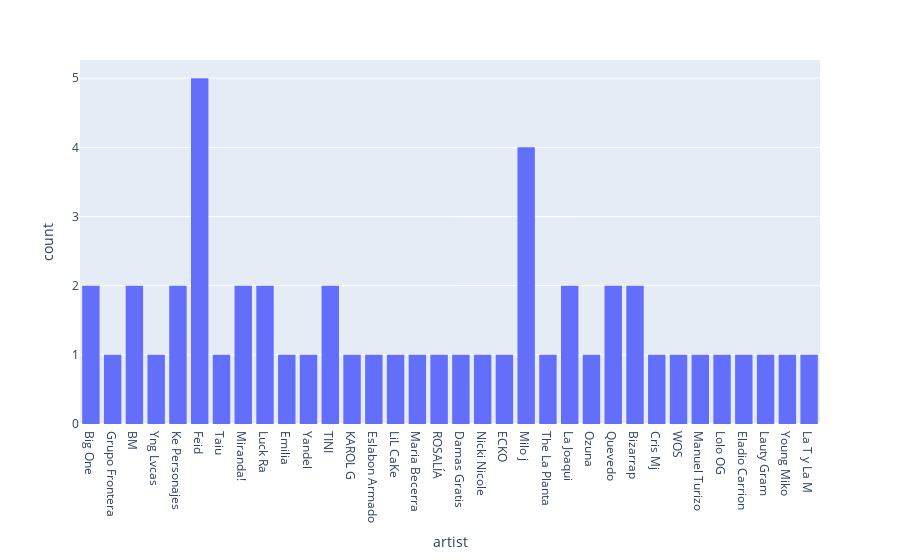

Notebook cell for this chart:
### Code cell
px.histogram(data_frame=df,x=df['artist'])

### Figure 1 — Plotly figure (JSON) as saved in the notebook; plotly's stock layout.template omitted (floating-point values rounded to 4 significant figures)
{"data": [{"alignmentgroup": "True", "bingroup": "x", "hovertemplate": "artist=%{x}<br>count=%{y}<extra></extra>", "legendgroup": "", "marker": {"color": "#636efa", "pattern": {"shape": ""}}, "name": "", "offsetgroup": "", "orientation": "v", "showlegend": false, "type": "histogram", "x": ["Big One", "Grupo Frontera", "BM", "Big One", "Yng Lvcas", "Ke Personajes", "Feid", "Taiu", "Miranda!", "Luck Ra", "Emilia", "Yandel", "BM", "TINI", "KAROL G", "Eslabon Armado", "LiL CaKe", "Maria Becerra", "ROSALÍA", "Luck Ra", "Ke Personajes", "TINI", "Damas Gratis", "Nicki Nicole", "ECKO", "Feid", "Milo j", "The La Planta", "La Joaqui", "Milo j", "Ozuna", "Quevedo", "Bizarrap", "Feid", "Cris Mj", "Miranda!", "Feid", "WOS", "Manuel Turizo", "Lolo OG", "Eladio Carrion", "Lauty Gram", "Young Miko", "La T y La M", "Bizarrap", "Milo j", "La Joaqui", "Quevedo", "Feid", "Milo j"], "xaxis": "x", "yaxis": "y"}], "layout": {"barmode": "relative", "legend": {"tracegroupgap": 0}, "margin": {"t": 60}, "xaxis": {"anchor": "y", "domain": [0, 1], "title": {"text": "artist"}}, "yaxis": {"anchor": "x", "domain": [0, 1], "title": {"text": "count"}}}}
